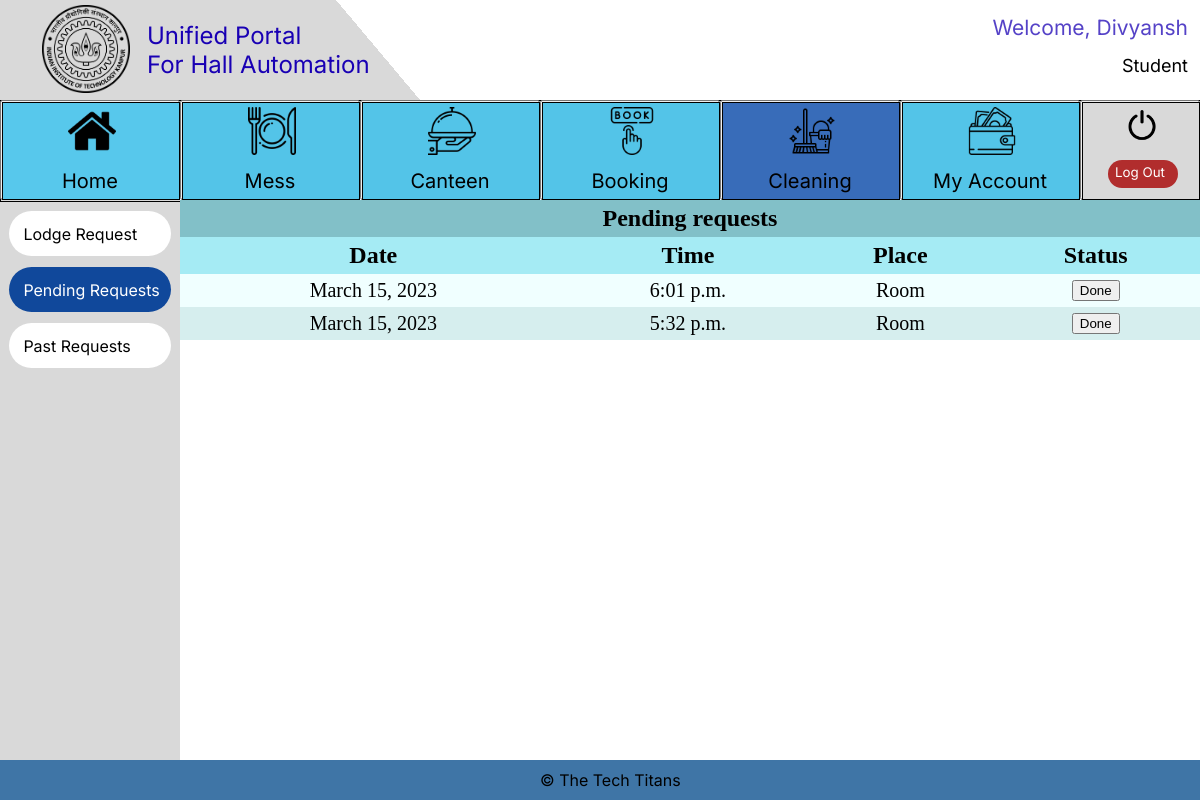
Page /Cleaning/Pending_Request (signed in) on the committed database.
### Login/models.py (models this page shows, shortened)
class User_class(AbstractBaseUser):
    is_admin = models.BooleanField(default=False)
    objects = UserManager()
    name = models.CharField(max_length=50)
    Designation_Choices = (('Student','Student'),('Hall Manager','Hall Manager'),('Mess Manager','Mess Manager'),('Canteen Manager','Canteen Manager'), ('Sports Secy', 'Sports Secy'))
    designation = models.CharField(
        max_length=15,
        choices=Designation_Choices,
    )
    username = models.CharField(max_length=20, unique=True, blank=True)
    USERNAME_FIELD = 'username'
    REQUIRED_FIELDS = ['name', 'designation']

### Cleaning/models.py (models this page shows)
class Cleaning_Request (models.Model):
    User_Name = models.CharField (max_length = 30) #check maxlength later
    Room = models.TextField(max_length=15,default="Not Given")
    Done = models.BooleanField(default=False)
    Place = models.CharField(max_length=10,default="Not Given")
    comments = models.TextField(max_length=200)
    Cleaning_DateTime = models.DateTimeField()

### Cleaning/views.py (the view)
# urls.py: path('Pending_Request', views.Pending_Request, name='Pending_Request'),
def Pending_Request(request):
    if request.user.is_authenticated:
        if request.user.designation == "Student" :
            pending_list = Cleaning_Request.objects.filter(Done = False, User_Name=request.user.username)
            if request.method == 'POST':
                x = request.POST.get('identity')
                req=Cleaning_Request.objects.filter(id = int(x))[0]
                req.Done = True
                req.save()
                messages.success(request, "Your request has been removed from pending requests successfully")
            return render(request, 'Pending_Request.html', context= {'lodging': pending_list, "messages": messages.get_messages(request)})
        else:
            return render(request,"Error.html")
    else:
        return render(request,"Error.html")

### Cleaning/templates/Pending_Request.html (shortened to what this page needs)
{%include "student_base.html"%} {%load static%}
<html lang="en">
  <head>
  </head>
  <link rel="stylesheet" href="{%static 'styles.css'%}" />
  <body>
    <div class="main_div">
    <table cellspacing="0" cellpadding="5em">
      <tr><th colspan = "4" style="font-size: 24px;text-align: center;background-color: rgba(
        62.92744293808937,
        153.59830677509308,
        165.96249371767044,
        0.6200000047683716
      );">Pending requests</th></tr>
      <tr>
        <th>Date</th>
        <th>Time</th>
        <th>Place</th>
        <th>Status</th>
      </tr>
      {% for i in lodging reversed %}
      <tr>
      <form method="post" action="Pending_Request">
      <td>{{i.Cleaning_DateTime.date}}</td>
      <td>{{i.Cleaning_DateTime.time}}</td>
      <td>{{i.Place}}</td>
      <td><button type="submit" name = "identity" value = {{i.id}}>Done</button></td>
    </form>
    </tr>
      {% endfor %}
    </table>
  </div>
  </body>
</html>

### templates/student_base.html (shortened to what this page needs)
{%load static%}
<html lang="en">
<head>
  <link rel="stylesheet" href="{% static 'student_base.css' %}">
</head>
<body scroll="no" style="overflow: hidden">
  <div class=e1_141>
    <div class=e1_222>
      <div class="e1_223"></div>
      <span class="e1_225">© The Tech Titans</span>
    </div>
    <div class=e2_6>
      {% if request.path != "/Home" %}
      <div class="e1_220"></div>
      {% endif %}
    {% if request.path == "/Cleaning/Lodge_Request" or request.path == "/Cleaning/Pending_Request" or request.path == "/Cleaning/Past_Request"%}
      <a href ="/Cleaning/Lodge_Request">
        <button class="e2_3 button3" {% if request.path == "/Cleaning/Lodge_Request" %} 	style="background-color:rgba(16.18099093437195, 71.84358090162277, 155.33750385046005, 1); color: white;" {% endif %}>
        Lodge Request
        </button>
      </a>
      <a href ="/Cleaning/Pending_Request">
      <button class="e2_5 button3" {% if request.path == "/Cleaning/Pending_Request" %} 	style="background-color:rgba(16.18099093437195, 71.84358090162277, 155.33750385046005, 1); color: white;" {% endif %}>
          Pending Requests
      </button>
      </a>
      <a href ="/Cleaning/Past_Request">
      <button class="e2_9 button3" {% if request.path == "/Cleaning/Past_Request" %} 	style="background-color:rgba(16.18099093437195, 71.84358090162277, 155.33750385046005, 1); color: white;" {% endif %}>
          Past Requests
      </button>
      </a>
      {% endif %}
    </div>
      <div class=e2_7>
        <a href = "/Logout">
        <button class="e1_226 button2">
          <div class="e1_219"></div>
          <div class="e1_227"></div><span class="e1_228">Log Out</span>
          <div class="e1_229"></div>
        </button>
        </a>
        <a href ="../../My_Account/Mess">
          <button class="e1_230 button2">
            <span class="e1_232">My Account</span>
            <div class="e1_233"></div>
          </button>
        </a>
        <a href = "../../Cleaning/Lodge_Request">
          <button class="e1_238 button2">
            <div class="e1_240"></div><span class="e1_241">Cleaning</span>
          </button>
        </a>
        <a href = "../../Booking/guestroom">
          <button class="e1_234 button2">
            <div class="e1_236"></div><span class="e1_237">Booking</span>
          </button>
        </a>
        <a href = "../../Canteen/Student_Place_Order">
          <button class="e1_242 button2">
            <div class="e1_244"></div><span class="e1_245">Canteen</span>
          </button>
        </a>
        <a href = "../../Mess/Student_Regular_Menu">
          <button class="e1_246 button2">
            <span class="e1_248">Mess</span>
            <div class="e1_249"></div>
          </button>
        </a>
        <a href="../../Home">
          <button class="e1_250 button2">
            <div class="e1_251" {% if request.path == "/Home" %}  style="	background-color:rgb(56, 108, 185) {% endif %}"></div><span class="e1_252">Home</span>
            <div class="e1_272"></div>
          </button>
        </a>
      </div>
      <div class=e1_254><span class="e1_255">{{ request.user.designation }}</span><span class="e1_256">Welcome, {{ request.user.name}}</span></div>
    <div class=e1_258>
      <div class="e1_259"></div>
      <div class="e1_260"></div>
      <a href="../../Home">
      <button class="e1_261 button3">Unified Portal<br>
        For Hall Automation</button>
      </a>
      <a href = "https://iitk.ac.in/">
      <button class="e1_262 button3"></button></a>
    </div>
  </div>
</body>
</html>

### templates/static/styles.css (style rules this page uses)
.main_div { width:85%; height: 70%; top:25%; left:15%; overflow-y: auto; position: absolute; }
table { width:100%; }
th { text-align: center; font-size: 24px; background-color: rgb(165, 235, 244); top: 0; position: sticky; }
td { text-align: center; font-size: 20px; }
table, th, td { border: none; }
tr:nth-child(even) { background-color: #D6EEEE; }
tr:nth-child(odd) { background-color:azure; }
th:nth-child(odd) { z-index: 1; }
th:nth-child(even) { z-index: 2; }

### templates/student_base.html (style rules this page uses)
body { background: #E5E5E5; }

### rows in the picture
User_class: user.designation "Student", user.name "Divyansh"
Cleaning_Request: Cleaning_DateTime "March 15, 2023", Cleaning_DateTime.time "6:01 p.m.", Place "Room", {{ i.id }} 6 (drawn)
Cleaning_Request: Cleaning_DateTime "March 15, 2023", Cleaning_DateTime.time "5:32 p.m.", Place "Room", {{ i.id }} 5 (drawn)
